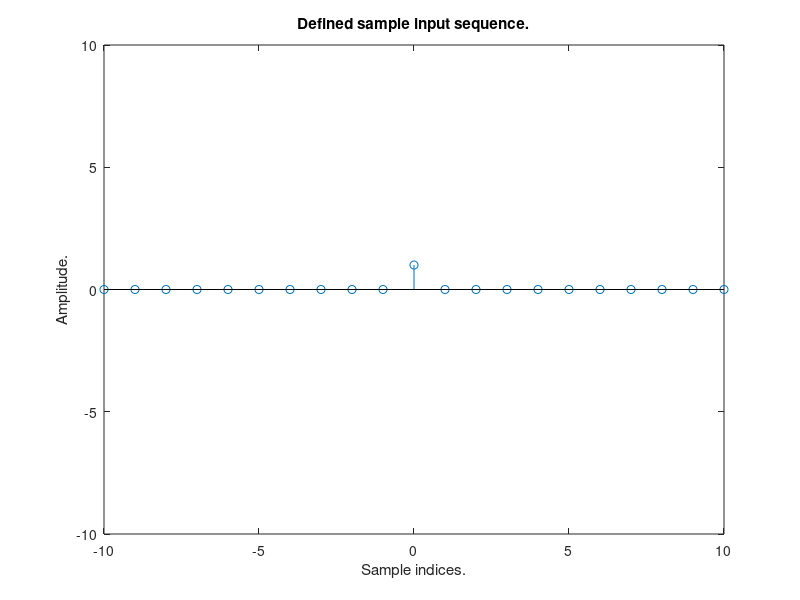
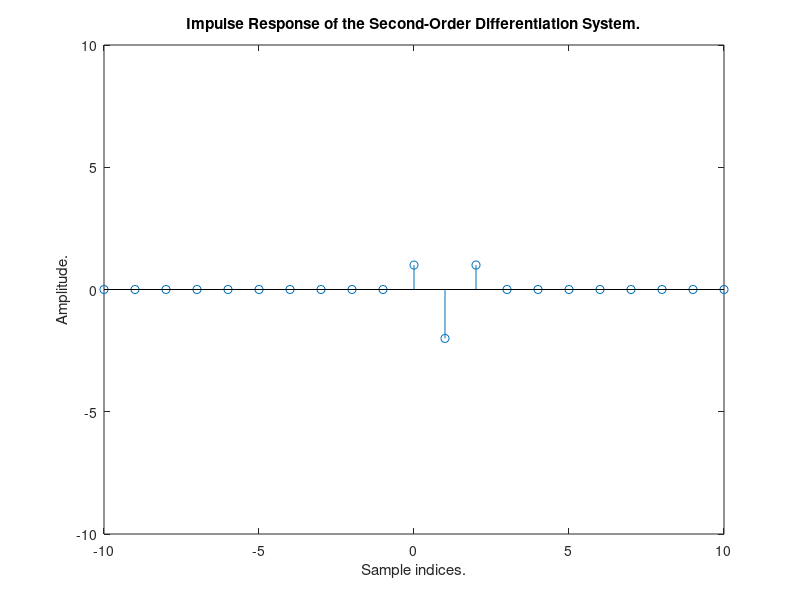
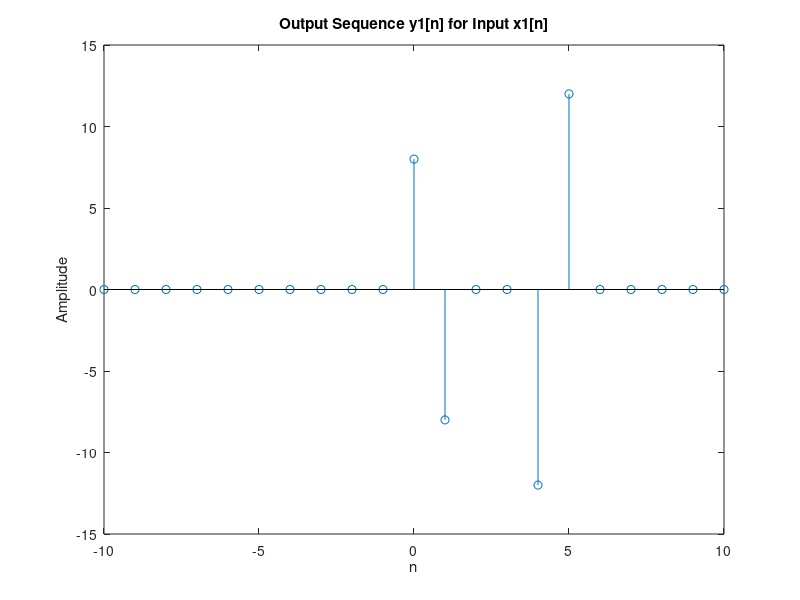
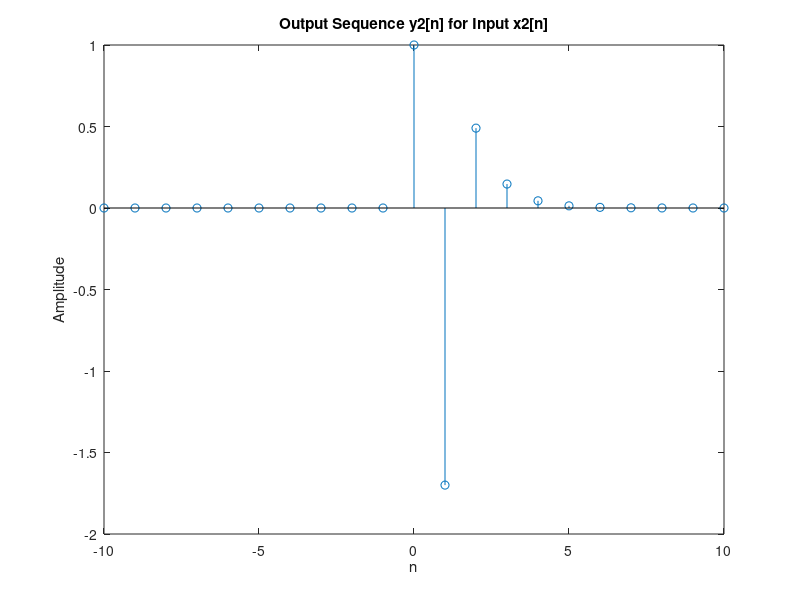

The MATLAB script that drew these images, in order: (Note: this script raises an error after producing the figures.)
% Define a sample input sequence.
n = -10:10; 
x = [zeros(1,10), 1, zeros(1,10)]; 
Ts = 0.001;

% Define the input sequences.
u_n = @(n) double(n >= 0);
x1 = 8 * (u_n(n) - u_n(n-4)) - 4 * (u_n(n-4) - u_n(n-13));
x2 = (0.3).^n .* u_n(n);

% Initialize the output sequences.
y1 = zeros(1, length(n));
y2 = zeros(1, length(n));


% Plot the sample input sequence. 
figure;
stem(n, x);
title('Defined sample input sequence.');
xlabel('Sample indices.');
ylabel('Amplitude.');
ylim([-10,10]);

% Implement the second-order difference equation.
y = zeros(1,length(n));
for i = 3:length(n)
    y(i) = x(i) - 2*x(i-1) + x(i-2);
end


% Plot the impulse response.
figure;
stem(n, y);
title('Impulse Response of the Second-Order Differentiation System.');
xlabel('Sample indices.');
ylabel('Amplitude.');
ylim([-10,10]);


% Compute the output sequence for x1[n].
for i = 3:length(n)
    y1(i) = x1(i) - 2 * x1(i-1) + x1(i-2);
end

% Plot the output sequence for x1[n].
figure;
stem(n, y1);
title('Output Sequence y1[n] for Input x1[n]');
xlabel('n');
ylabel('Amplitude');

% Compute the output sequence for x2[n].
for i = 3:length(n)
    y2(i) = x2(i) - 2 * x2(i-1) + x2(i-2);
end

% Plot the output sequence for x2[n].
figure;
stem(n, y2);
title('Output Sequence y2[n] for Input x2[n]');
xlabel('n');
ylabel('Amplitude');


% Using sumElements function for BIBO stability check.
N_range = 0:6;
sum_array = sumElements(y, N_range);

% Plot the summation values.
figure;
stem(N_range, sum_array);
title('Summation Results for Impulse Response.');
xlabel('Sample indices.');
ylabel('Summation Value.');
ylim([-10,10]);

% Implement the inverse system. 
x_recovered = zeros(1, length(n));
for i = 3:length(n)
    sum = 0;
    for k = 1:(i-1)
        sum = sum + (k-1) * y(i-k+1);
    end
    x_recovered(i) = sum;
end

x_recovered = [x_recovered(2:end), 0];


% Plot the recovered input sequence.
figure;
stem(n, x_recovered);
title('Recovered Input Sequence.');
xlabel('Sample indices.');
ylabel('Amplitude.');
ylim([-10, 10]);


% Initialize the recovered input sequences.
x1_recovered = zeros(1, length(n));
x2_recovered = zeros(1, length(n));

% Apply the inverse system to recover x1 from y1.
for i = 3:length(n)
    sum = 0;
    for k = 1:(i-1)
        sum = sum + (k-1) * y1(i-k+1);
    end
    x1_recovered(i) = sum;
end

% Plot the recovered input sequence for x1.
figure;
stem(n, x1_recovered);
title('Recovered Input Sequence from y1[n]');
xlabel('n');
ylabel('Amplitude');

% Apply the inverse system to recover x2 from y2..
for i = 3:length(n)
    sum = 0;
    for k = 1:(i-1)
        sum = sum + (k-1) * y2(i-k+1);
    end
    x2_recovered(i) = sum;
end

% Plot the recovered input sequence for x2.
figure;
stem(n, x2_recovered);
title('Recovered Input Sequence from y2[n]');
xlabel('n');
ylabel('Amplitude');



sum_array_1 = sumElements(x_recovered, N_range + 11); 

% Plot the summation values of the recovered input.
figure;
stem(N_range, sum_array_1);
title('Summation Results for the Recovered Input.');
xlabel('Sample indices.');
ylabel('Summation Value.');
ylim([-10, 10]);

% Convolve the two systems.
convsig = conv(y, x_recovered);

% Generate index for the time axis, adjusted for the length of the convolution result.
idx = 1:length(convsig);

% Create a figure and plot the convolution result using stem.
figure;
stem(idx, convsig);
title('Convolution of the Two Systems');
xlabel('Index');
ylabel('Amplitude');